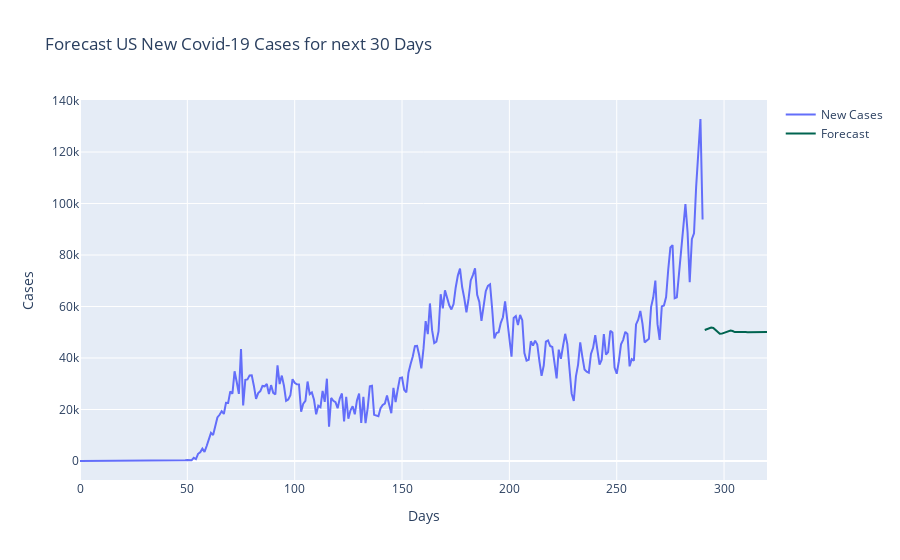

The notebook cell saved with this chart:
### Code cell
fig = make_subplots()
fig.add_trace(
    go.Scatter(y=data_usa_new_cases.values, name="New Cases"),
)

fig.add_trace(
    go.Scatter(x=[
        i for i in range(
            len(data_usa_new_cases.values), 
           len(data_usa_new_cases.values)+len(pred))],y=pred.T.tolist()[0], name="Forecast",
               #mode='lines',
              line=dict(color='rgb(0,100,80)')),
)
fig.update_layout(
    title_text="Forecast US New Covid-19 Cases for next 30 Days"
)
fig.update_xaxes(title_text="Days")
fig.update_yaxes(title_text="Cases")
fig.show()

### Figure 1 — Plotly figure (JSON) as saved in the notebook; plotly's stock layout.template omitted (floating-point values rounded to 4 significant figures; data arrays with more than 128 entries replaced by an {"elided": "..."} marker saying what was removed)
{"data": [{"name": "New Cases", "type": "scatter", "y": {"elided": "291 int values"}}, {"line": {"color": "rgb(0,100,80)"}, "name": "Forecast", "type": "scatter", "x": [291, 292, 293, 294, 295, 296, 297, 298, 299, 300, 301, 302, 303, 304, 305, 306, 307, 308, 309, 310, 311, 312, 313, 314, 315, 316, 317, 318, 319, 320], "y": [50860.0, 51090.0, 51580.0, 51860.0, 51680.0, 50890.0, 49980.0, 49400.0, 49470.0, 49820.0, 50120.0, 50470.0, 50660.0, 50470.0, 50070.0, 50130.0, 50170.0, 50170.0, 50130.0, 50090.0, 50050.0, 50040.0, 50040.0, 50060.0, 50070.0, 50080.0, 50070.0, 50070.0, 50060.0, 50070.0]}], "layout": {"title": {"text": "Forecast US New Covid-19 Cases for next 30 Days"}, "xaxis": {"anchor": "y", "domain": [0, 1], "title": {"text": "Days"}}, "yaxis": {"anchor": "x", "domain": [0, 1], "title": {"text": "Cases"}}}}
